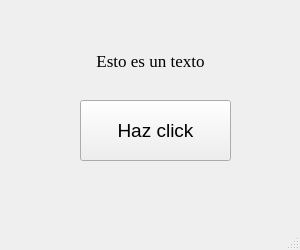
<?xml version="1.0" encoding="UTF-8"?>
<ui version="4.0">
 <class>main</class>
 <widget class="QMainWindow" name="main">
  <property name="geometry">
   <rect>
    <x>0</x>
    <y>0</y>
    <width>300</width>
    <height>250</height>
   </rect>
  </property>
  <property name="cursor">
   <cursorShape>OpenHandCursor</cursorShape>
  </property>
  <property name="windowTitle">
   <string>Ventana Principal</string>
  </property>
  <widget class="QWidget" name="centralwidget">
   <widget class="QPushButton" name="pushButton">
    <property name="geometry">
     <rect>
      <x>80</x>
      <y>100</y>
      <width>151</width>
      <height>61</height>
     </rect>
    </property>
    <property name="font">
     <font>
      <pointsize>14</pointsize>
     </font>
    </property>
    <property name="text">
     <string>Haz click</string>
    </property>
   </widget>
   <widget class="QLabel" name="lbl1">
    <property name="geometry">
     <rect>
      <x>90</x>
      <y>40</y>
      <width>121</width>
      <height>41</height>
     </rect>
    </property>
    <property name="font">
     <font>
      <family>Times New Roman</family>
      <pointsize>13</pointsize>
     </font>
    </property>
    <property name="text">
     <string>Esto es un texto</string>
    </property>
    <property name="alignment">
     <set>Qt::AlignCenter</set>
    </property>
   </widget>
  </widget>
  <widget class="QMenuBar" name="menubar">
   <property name="geometry">
    <rect>
     <x>0</x>
     <y>0</y>
     <width>300</width>
     <height>21</height>
    </rect>
   </property>
  </widget>
  <widget class="QStatusBar" name="statusbar"/>
 </widget>
 <resources/>
 <connections/>
</ui>
